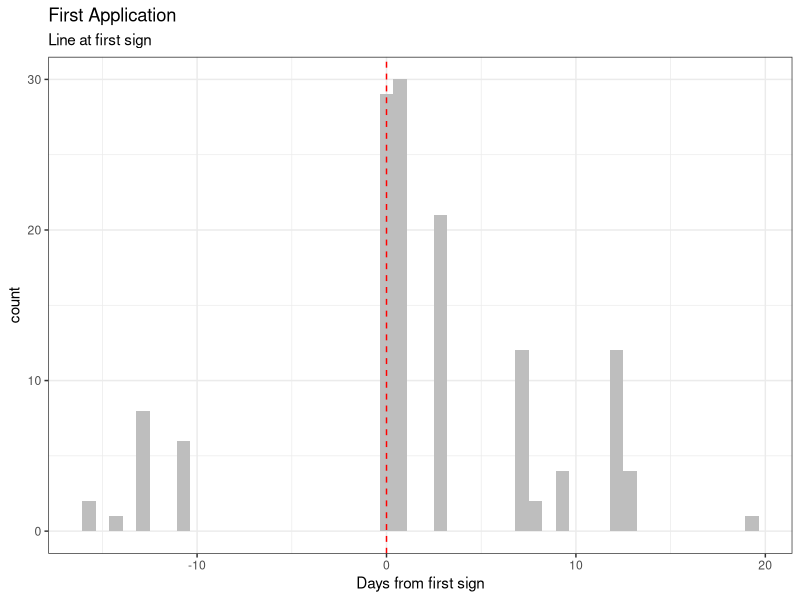
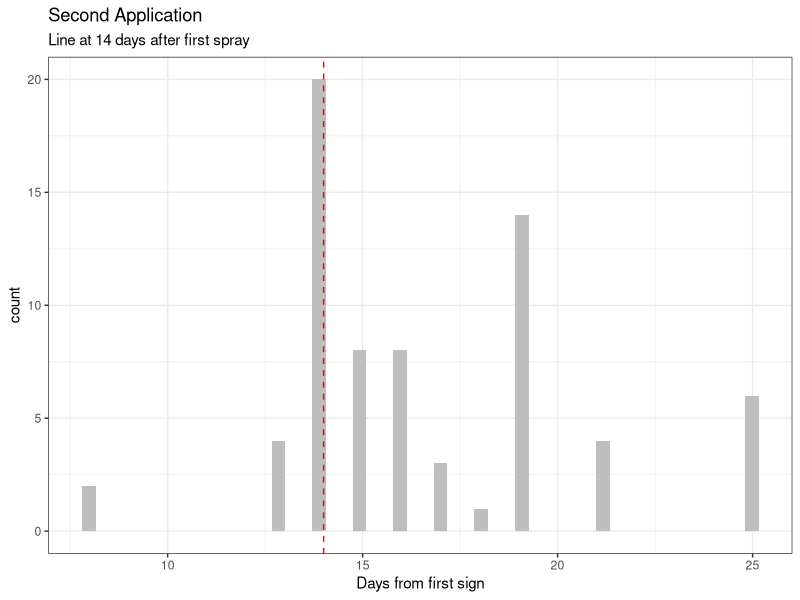
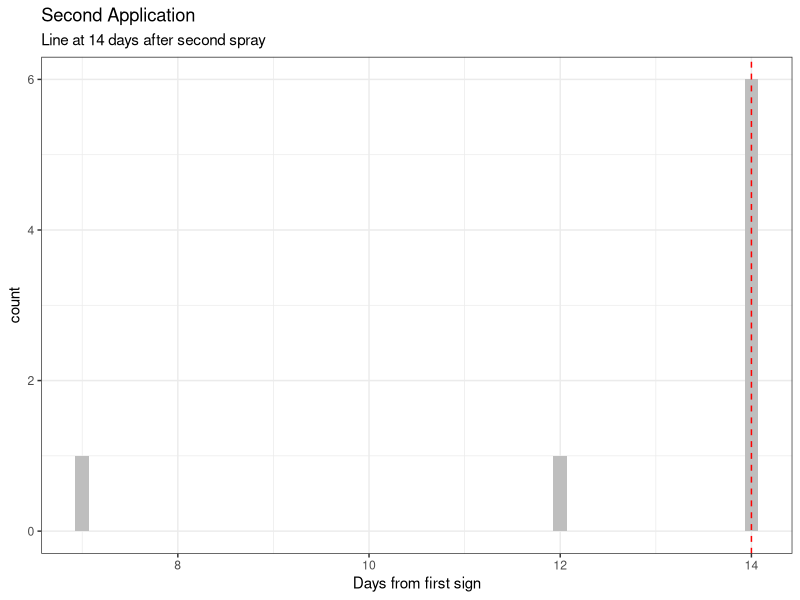
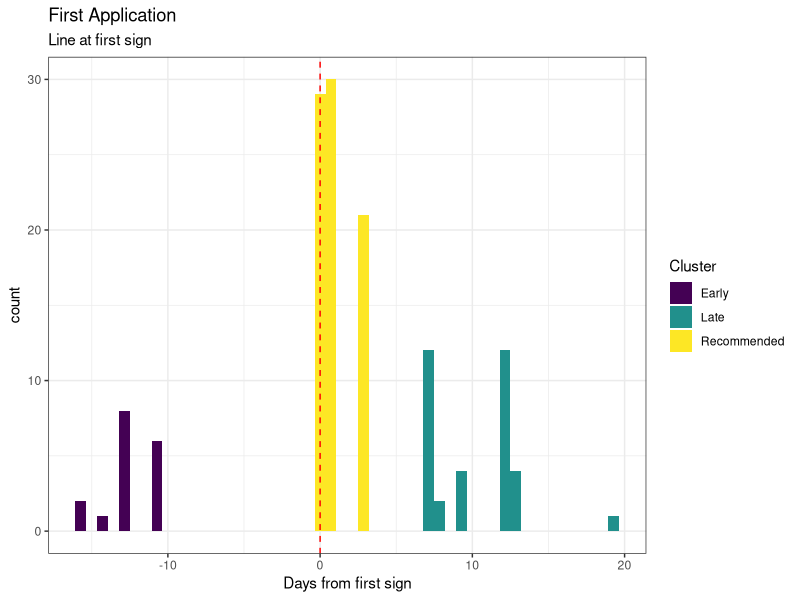
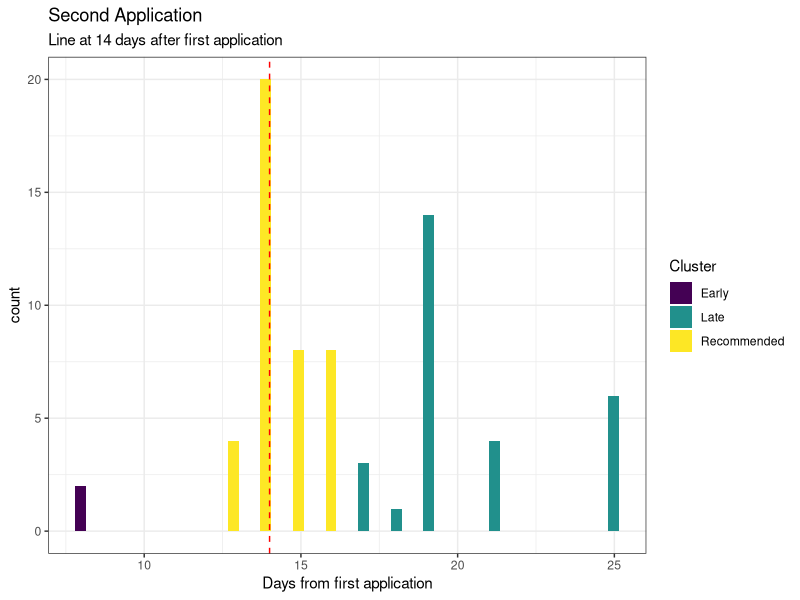
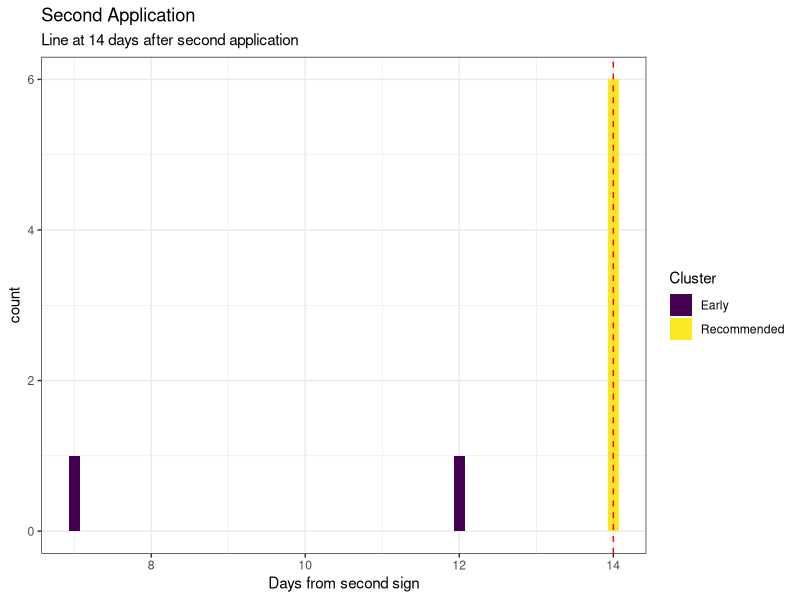

Generate these figures, in order, with R:
## ---- chunk 1
knitr::opts_chunk$set(echo = TRUE)
library(tidyverse)
library(lubridate)
library(skimr)
mb <- read_csv("slim_PM_dat.csv")
## ---- chunk 2
mb <-
  mb %>%
  mutate(fungicide_timing_1 = fungicide_application_1 - first_sign_disease) %>%
  mutate(fungicide_timing_2 = fungicide_application_2 - fungicide_application_1) %>%
  mutate(fungicide_timing_3 = fungicide_application_3 - fungicide_application_2) %>%
  filter(!is.na(grain_yield.t.ha)) %>% 
  filter(!is.na(PM_final_severity))
## ---- chunk 3
skim(mb)
## ---- chunk 4
ggplot(filter(mb, !is.na(fungicide_timing_1)),
       aes(x = as.numeric(fungicide_timing_1))) +
  geom_histogram(bins = 50, fill = "grey") +
  geom_vline(linetype = 2,
             xintercept = 0,
             colour = "red") +
  xlab("Days from first sign") +
  ggtitle("First Application",
          subtitle = "Line at first sign") +
  theme_bw()
## ---- chunk 5
ggplot(filter(mb, !is.na(fungicide_timing_2)),
       aes(x = as.numeric(fungicide_timing_2))) +
   geom_histogram(bins = 50, fill = "grey") +
   geom_vline(linetype = 2,
              xintercept = 14,
              colour = "red") +
   xlab("Days from first sign") +
   ggtitle("Second Application",
           subtitle = "Line at 14 days after first spray") +
   theme_bw()
## ---- chunk 6
ggplot(filter(mb, !is.na(fungicide_timing_3)),
       aes(x = as.numeric(fungicide_timing_3))) +
   geom_histogram(bins = 50, fill = "grey") +
   geom_vline(linetype = 2,
              xintercept = 14,
              colour = "red") +
   xlab("Days from first sign") +
   ggtitle("Second Application",
           subtitle = "Line at 14 days after second spray") +
   theme_bw()
## ---- chunk 7
mb <-
  mb %>%
  mutate(
    cluster_1 = case_when(
      fungicide_timing_1 < 0 ~ "Early",
      fungicide_timing_1 >= 0 &
        fungicide_timing_1 < 4 ~ "Recommended",
      TRUE ~ "Late"
    )
  ) %>%
  mutate(
    cluster_2 = case_when(
      fungicide_timing_2 < 13 ~ "Early",
      fungicide_timing_2 >= 13 &
        fungicide_timing_2 < 17 ~ "Recommended",
      TRUE ~ "Late"
    )
  ) %>% 
  mutate(
    cluster_3 = case_when(
      fungicide_timing_3 < 14 ~ "Early",
      TRUE ~ "Recommended"
    )
  )
## ---- chunk 8
ggplot(filter(mb, !is.na(fungicide_timing_1)),
       aes(x = as.numeric(fungicide_timing_1))) +
  geom_histogram(bins = 50, aes(fill = cluster_1)) +
  scale_fill_viridis_d("Cluster") +
   geom_vline(linetype = 2,
              xintercept = 0,
              colour = "red") +
   xlab("Days from first sign") +
   ggtitle("First Application",
           subtitle = "Line at first sign") +
   theme_bw()
## ---- chunk 9
ggplot(filter(mb, !is.na(fungicide_timing_2)),
       aes(x = as.numeric(fungicide_timing_2))) +
  geom_histogram(bins = 50, aes(fill = cluster_2)) +
  scale_fill_viridis_d("Cluster") +
  geom_vline(linetype = 2,
             xintercept = 14,
             colour = "red") +
  xlab("Days from first application") +
  ggtitle("Second Application",
          subtitle = "Line at 14 days after first application") +
  theme_bw()
## ---- chunk 10
ggplot(filter(mb, !is.na(fungicide_timing_3)),
       aes(x = as.numeric(fungicide_timing_3))) +
  geom_histogram(bins = 50, aes(fill = cluster_3)) +
  scale_fill_viridis_d("Cluster") +
  geom_vline(linetype = 2,
             xintercept = 14,
             colour = "red") +
  xlab("Days from second sign") +
  ggtitle("Second Application",
          subtitle = "Line at 14 days after second application") +
  theme_bw()
